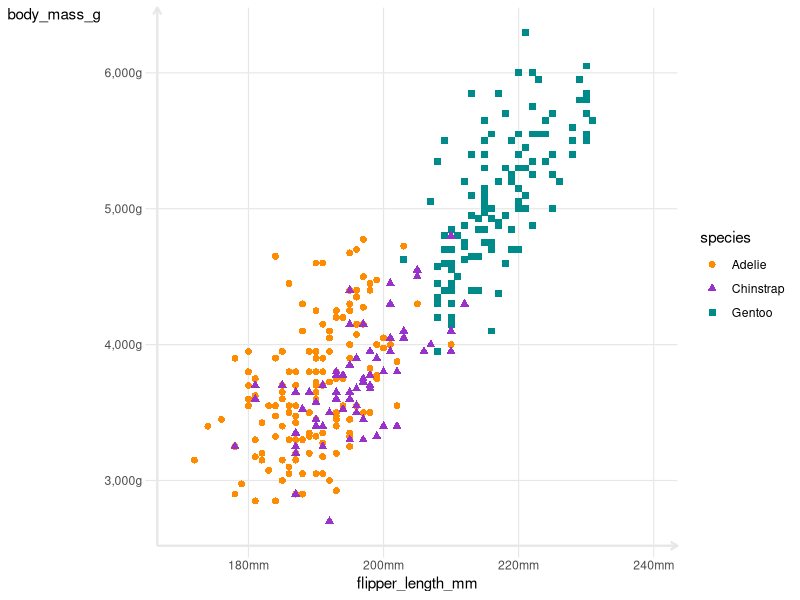

The R source for this figure:
#Load libraries

library(tidyverse)
library(palmerpenguins)

#baseplot

base_plot <- ggplot(data = penguins, aes(x=flipper_length_mm, y=body_mass_g)) +
  geom_point(aes(color = species, shape = species), size=2) +
  scale_color_manual(values = c("darkorange", "darkorchid", "cyan4"))



#Styles, axes, grids

base_plot +
  scale_x_continuous(limits = c(170,240), 
                     labels = scales::label_number(suffix = "mm")) +
  scale_y_continuous(labels = scales::label_comma(suffix = "g")) + 
  theme(
    panel.background = element_blank(),
    panel.grid.major = element_line(color = "#e7e7e7",size = 0.4),
    panel.grid.minor = element_blank(),
    axis.line = element_line(color = "#e7e7e7",size = 0.8,
                             arrow = arrow(length = unit(2, "mm"))),
    axis.ticks.length = unit(3, "mm"),
    axis.ticks = element_line(color = "#e7e7e7",size = 0.4),
    axis.title.y = element_text(angle = 0)
    
  )